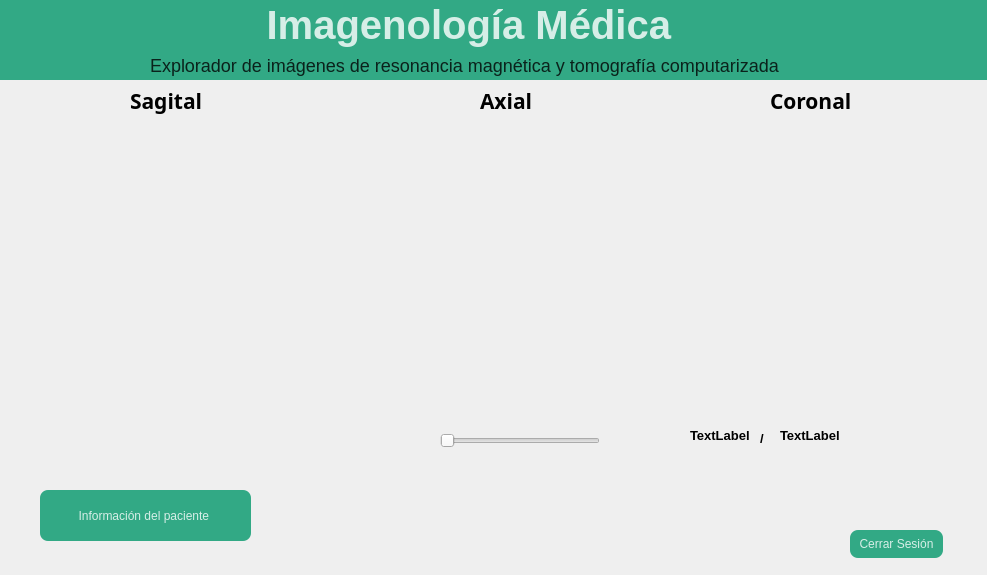
<?xml version="1.0" encoding="UTF-8"?>
<ui version="4.0">
 <class>Dialog</class>
 <widget class="QDialog" name="Dialog">
  <property name="geometry">
   <rect>
    <x>0</x>
    <y>0</y>
    <width>987</width>
    <height>575</height>
   </rect>
  </property>
  <property name="windowTitle">
   <string>Dialog</string>
  </property>
  <!-- Barra superior con logo -->
  <widget class="QLabel" name="logo">
   <property name="geometry">
    <rect>
     <x>0</x>
     <y>0</y>
     <width>987</width>
     <height>50</height>
    </rect>
   </property>
   <property name="text">
    <string>                        Imagenología Médica</string>
   </property>
   <!-- Estilo -->
   <property name="styleSheet">
    <string>background-color: #32a985; color: #d6eee7; font-size: 40px; font-weight: bold; text-align: center;</string>
   </property>
  </widget>
  <!-- Eslogan -->
  <widget class="QLabel" name="slogan">
   <property name="geometry">
    <rect>
     <x>0</x>
     <y>50</y>
     <width>987</width>
     <height>30</height>
    </rect>
   </property>
   <property name="text">
    <string>                              Explorador de imágenes de resonancia magnética y tomografía computarizada</string>
   </property>
   <!-- Estilo -->
   <property name="styleSheet">
    <string>background-color: #32a985; color: #0a221b; font-size: 18px; text-align: center;</string>
   </property>
  </widget>
  <!-- Etiquetas y Widgets -->
  <widget class="QLabel" name="label">
   <property name="geometry">
    <rect>
     <x>130</x>
     <y>80</y>
     <width>141</width>
     <height>41</height>
    </rect>
   </property>
   <property name="font">
    <font>
     <family>Arial Black</family>
     <pointsize>16</pointsize>
     <weight>75</weight>
     <bold>true</bold>
    </font>
   </property>
   <property name="text">
    <string>Sagital</string>
   </property>
  </widget>
  <widget class="QLabel" name="label_2">
   <property name="geometry">
    <rect>
     <x>480</x>
     <y>80</y>
     <width>81</width>
     <height>41</height>
    </rect>
   </property>
   <property name="font">
    <font>
     <family>Arial Black</family>
     <pointsize>16</pointsize>
     <weight>75</weight>
     <bold>true</bold>
    </font>
   </property>
   <property name="text">
    <string>Axial</string>
   </property>
  </widget>
  <widget class="QLabel" name="label_3">
   <property name="geometry">
    <rect>
     <x>770</x>
     <y>80</y>
     <width>121</width>
     <height>41</height>
    </rect>
   </property>
   <property name="font">
    <font>
     <family>Arial Black</family>
     <pointsize>16</pointsize>
     <weight>75</weight>
     <bold>true</bold>
    </font>
   </property>
   <property name="text">
    <string>Coronal</string>
   </property>
  </widget>
  <widget class="QWidget" name="eje_sagital" native="true">
   <property name="geometry">
    <rect>
     <x>40</x>
     <y>110</y>
     <width>321</width>
     <height>261</height>
    </rect>
   </property>
  </widget>
  <widget class="QWidget" name="eje_coronal" native="true">
   <property name="geometry">
    <rect>
     <x>380</x>
     <y>110</y>
     <width>301</width>
     <height>261</height>
    </rect>
   </property>
  </widget>
  <widget class="QWidget" name="eje_axial" native="true">
   <property name="geometry">
    <rect>
     <x>700</x>
     <y>110</y>
     <width>271</width>
     <height>261</height>
    </rect>
   </property>
  </widget>
<widget class="QPushButton" name="regresar">
   <property name="geometry">
    <rect>
     <x>850</x>
     <y>530</y>
     <width>93</width>
     <height>28</height>
    </rect>
   </property>
   <property name="text">
    <string>Cerrar Sesión</string>
   </property>
   <!-- Estilo -->
   <property name="styleSheet">
    <string>background-color: #32a985; color: #d6eee7; border: none; border-radius: 7.5px; text-align: center;</string>
   </property>
  </widget>
  <widget class="QSlider" name="slider">
   <property name="geometry">
    <rect>
     <x>440</x>
     <y>430</y>
     <width>160</width>
     <height>22</height>
    </rect>
   </property>
   <property name="orientation">
    <enum>Qt::Horizontal</enum>
   </property>
  </widget>
  <widget class="QPushButton" name="info_im">
   <property name="geometry">
    <rect>
     <x>40</x>
     <y>490</y>
     <width>211</width>
     <height>51</height>
    </rect>
   </property>
   <property name="text">
    <string>Información del paciente </string>
   </property>
   <!-- Estilo -->
   <property name="styleSheet">
    <string>background-color: #32a985; color: #d6eee7; border: none; border-radius: 7.5px; text-align: center;</string>
   </property>
  </widget>
  <widget class="QLabel" name="valor_actual">
   <property name="geometry">
    <rect>
     <x>690</x>
     <y>420</y>
     <width>61</width>
     <height>31</height>
    </rect>
   </property>
   <property name="font">
    <font>
     <pointsize>10</pointsize>
     <weight>75</weight>
     <bold>true</bold>
    </font>
   </property>
   <property name="text">
    <string>TextLabel</string>
   </property>
  </widget>
  <widget class="QLabel" name="valor_maximo">
   <property name="geometry">
    <rect>
     <x>780</x>
     <y>420</y>
     <width>61</width>
     <height>31</height>
    </rect>
   </property>
   <property name="font">
    <font>
     <pointsize>10</pointsize>
     <weight>75</weight>
     <bold>true</bold>
    </font>
   </property>
   <property name="text">
    <string>TextLabel</string>
   </property>
  </widget>
  <widget class="QLabel" name="label_6">
   <property name="geometry">
    <rect>
     <x>760</x>
     <y>430</y>
     <width>21</width>
     <height>16</height>
    </rect>
   </property>
   <property name="font">
    <font>
     <pointsize>10</pointsize>
     <weight>75</weight>
     <bold>true</bold>
    </font>
   </property>
   <property name="text">
    <string>/</string>
   </property>
  </widget>
 </widget>
 <resources/>
 <connections/>
</ui>
